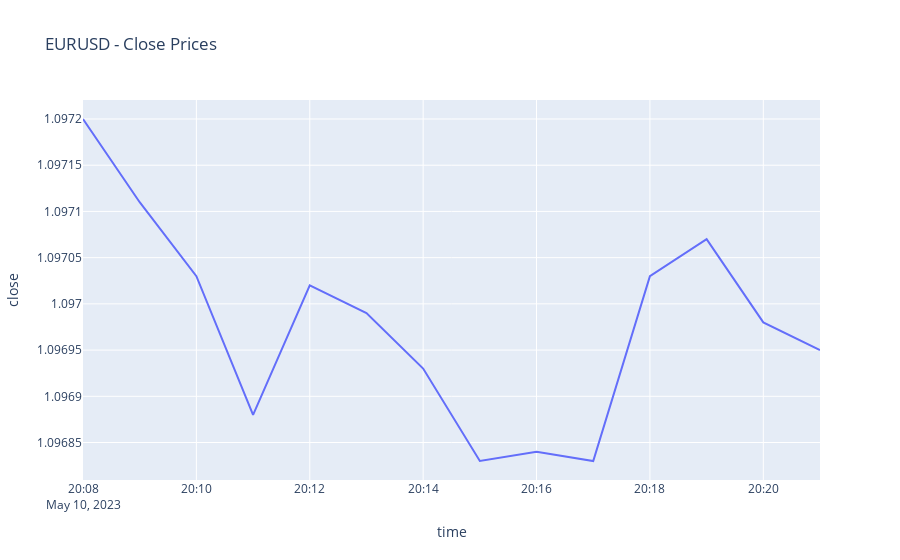

The cell this chart's notebook holds for it:
### Code cell
fig= px.line(df, x='time', y='close', title='EURUSD - Close Prices') #creating a figure using px. Line
display (fig)# showing figure in output

### Figure 1 — Plotly figure (JSON) as saved in the notebook; plotly's stock layout.template omitted (floating-point values rounded to 4 significant figures)
{"data": [{"hovertemplate": "time=%{x}<br>close=%{y}<extra></extra>", "legendgroup": "", "line": {"color": "#636efa", "dash": "solid"}, "marker": {"symbol": "circle"}, "mode": "lines", "name": "", "orientation": "v", "showlegend": false, "type": "scatter", "x": ["2023-05-10T20:08:00", "2023-05-10T20:09:00", "2023-05-10T20:10:00", "2023-05-10T20:11:00", "2023-05-10T20:12:00", "2023-05-10T20:13:00", "2023-05-10T20:14:00", "2023-05-10T20:15:00", "2023-05-10T20:16:00", "2023-05-10T20:17:00", "2023-05-10T20:18:00", "2023-05-10T20:19:00", "2023-05-10T20:20:00", "2023-05-10T20:21:00"], "xaxis": "x", "y": [1.097, 1.097, 1.097, 1.097, 1.097, 1.097, 1.097, 1.097, 1.097, 1.097, 1.097, 1.097, 1.097, 1.097], "yaxis": "y"}], "layout": {"legend": {"tracegroupgap": 0}, "title": {"text": "EURUSD - Close Prices"}, "xaxis": {"anchor": "y", "domain": [0, 1], "title": {"text": "time"}}, "yaxis": {"anchor": "x", "domain": [0, 1], "title": {"text": "close"}}}}
